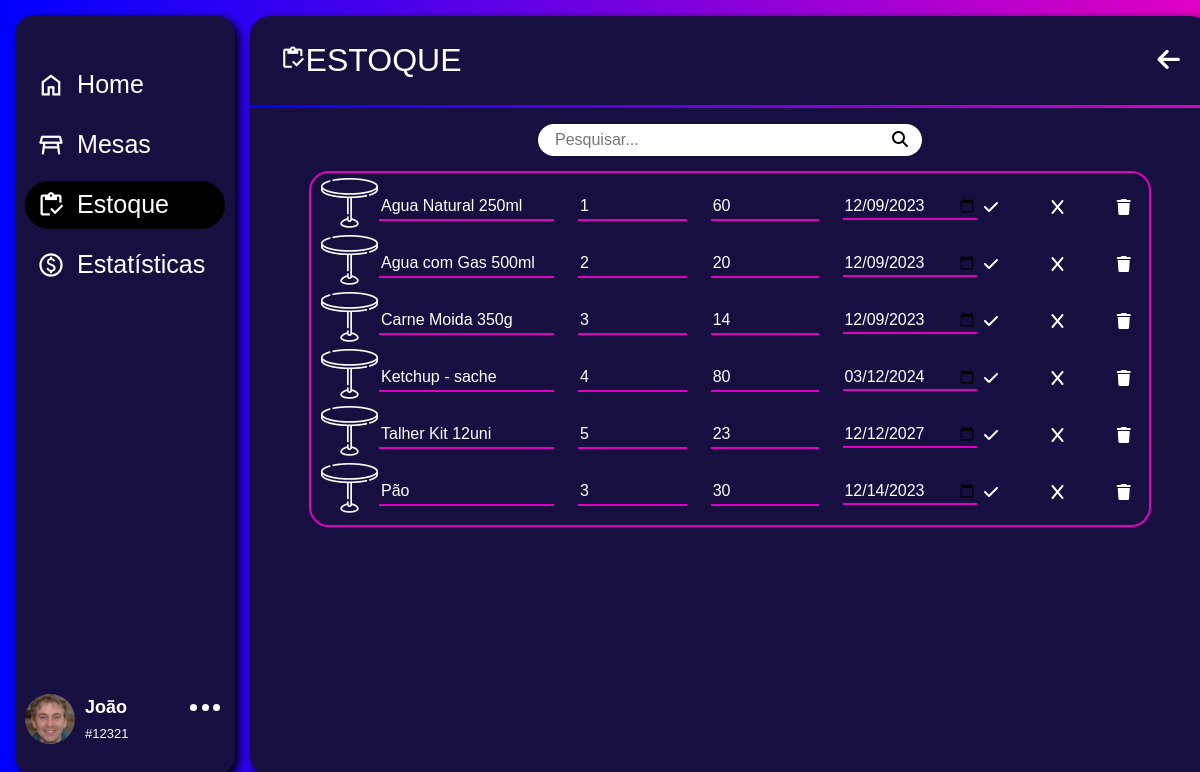
The app's page /Desktop/ADM/app/estoque/editar-estoque/editEstoque.php (signed in) with its own data.
### tables this page shows
CREATE TABLE `produto` (
  `id_prod` int(11) NOT NULL,
  `lote` int(11) NOT NULL,
  `tipo` varchar(100) NOT NULL,
  `prod` varchar(100) NOT NULL,
  `preco_compra` float(10,2) NOT NULL,
  `preco_venda` float(10,2) NOT NULL,
  `qtd` int(11) NOT NULL,
  `dta_compra` date NOT NULL,
  `dta_vencimento` date NOT NULL,
  `status` varchar(10) NOT NULL,
  `img` varchar(50) NOT NULL
);

### Desktop/ADM/app/estoque/editar-estoque/editEstoque.php (the view, shortened to what this page needs)
<?php
include_once(__DIR__ . '/../../../PHP/conn.php');
$nomeFunc = $_SESSION['nome'];
$idFunc = $_SESSION['id_func'];
$parts = explode(" ", $nomeFunc);
$primeiroNome = $parts[0];
$avatar = '../../../../imgbd/' . $_SESSION['avatarSession'];
if(!empty($_GET['search'])){
    $dados = $_GET['search'];
    $sqlc = "SELECT * FROM produto WHERE (lote LIKE '%$dados%' OR prod LIKE '%$dados%') AND status = 'ATIVO'";
}else{
    $sqlc = "SELECT * FROM produto WHERE status = 'ATIVO'";
}
$prod = $sql->query($sqlc);
?>
<!DOCTYPE html>
<html lang="pt-br">
<head>
    <link href="https://cdn.jsdelivr.net/npm/bootstrap@5.3.0-alpha3/dist/css/bootstrap.min.css" rel="stylesheet">
    <link rel="stylesheet" href="../../../assets/css/menu.css">
    <link rel="stylesheet" href="../../../assets/css/estoque/editEstoque.css">
</head>
<body>
    <div class="fundo">
        <aside class="sidebar">
            <nav>
                <a href="../../pagina-inicial/home.php">
                    <button>
                        <span>
                            <i class="material-symbols-outlined">home</i>
                            <span>Home</span>
                        </span>
                    </button>
                </a>
                <a href="../../mesas/home_mesa.php">
                    <button>
                        <span>
                            <i class="material-symbols-outlined">table_restaurant</i>
                            <span>Mesas</span>
                        </span>
                    </button>
                </a>
                <a href="../estoque.php">
                    <button class="active">
                        <span>
                            <i class="material-symbols-outlined">inventory</i>
                            <span>Estoque</span>
                        </span>
                    </button>
                </a>
                <a href="../../estatisticas/estatisticas.php">
                    <button>
                        <span>
                            <i class="material-symbols-outlined">paid</i>
                            <span>Estatísticas</span>
                        </span>
                    </button>
                </a>
            </nav>
            <header class="sidebar-header">
                <img class="logo-img" src="<?php echo $avatar; ?>" alt="Foto do usuário">
                <span class="dados">
                    <span class="nome"><?php echo $primeiroNome; ?></span>
                    <br>
                    <span class="id">#<?php echo $idFunc; ?></span>
                </span>
                <span id="options">
                    <span class="opcoes">
                        <span class="ball"></span>
                        <span class="ball"></span>
                        <span class="ball"></span>
                    </span>
                </span>
            </header>
        </aside>
        <main class="main">
            <div class="header">
                <div>
                    <i class="material-symbols-outlined">inventory</i><span>ESTOQUE</span>
                </div>
                <i class="fa-solid fa-arrow-left" id="backButton"></i>
            </div>
            <hr>
            <div class="mainArea">
                <div class="searchArea">
                    <form action="" method="get" id="searchForm">
                        <div class="row">
                            <div class="col-10">
                                <input type="text" name="search" placeholder="Pesquisar..." id="searchInput" class="searchBar" />
                            </div>
                            <div class="col-2">
                                <button type="submit" class="searchButton">
                                    <i class="fa-solid fa-magnifying-glass"></i>
                                </button>
                            </div>
                        </div>
                    </form>
                </div>
            </div>
            <div id="resultsContainer" class="container itemCardArea">
                <div class="itemCard">
                    <div class="row">
                    <?php foreach($prod as $prods): ?>
                        <div class="col-1">
                            <picture>
                                <img src="../../../assets/img/produtos/mesa-redonda 3.png" alt="">
                            </picture>
                        </div>
                        <form action="" class="col-11 formEstoque">
                            <div class="row">
                                <div class="col-3">
                                    <input type="text" name="nomeProd" placeholder="Nome" class="nomeProd" value="<?php echo $prods['prod']; ?>">
                                </div>
                                <div class="col-2">
                                    <input type="text" name="loteProd" placeholder="Lote" class="loteProd" value="<?php echo $prods['lote']; ?>">
                                </div>
                                <div class="col-2">
                                    <input type="text" name="qtdProd" placeholder="Quantidade" class="qtdProd" value="<?php echo $prods['qtd']; ?>">
                                </div>
                                <div class="col-2">
                                    <abbr title="Validade"><input type="date" name="valProd" class="valProd" value="<?php echo $prods['dta_vencimento']; ?>"></abbr>
                                </div>
                                <div class="col-1">
                                    <button formaction="../../../PHP/att_prodInfo.php?id_prod=<?php echo $prods['id_prod']; ?>" class="checkBtn"><i class="fa-solid fa-check" style="color: #ffffff;"></i></button>
                                </div>
                                <div class="col-1">
                                    <button class="cancelBtn"><i class="fa-solid fa-x" style="color: #ffffff;"></i></button>
                                </div>
                                <div class="col-1">
                                    <button formaction="../../../PHP/del_prodInfo.php?id_prod=<?php echo $prods['id_prod']; ?>" class="trashBtn"><i class="fa-solid fa-trash" style="color: #ffffff;"></i></button>
                                </div>
                            </div>
                        </form>
                        <?php endforeach ?>
                    </div>
                </div>
            </div>
        </main>
    </div>
</body>
</html>

### Desktop/ADM/assets/css/menu.css (style rules this page uses)
:root { --rosa: #E000C2; --azulClaro: #07E8FF; --azul: #0000FF; --azulEscuro:#170F40; --azulDiferenciado:#3214E1; }
* { box-sizing: border-box; }
body { margin: 0; font-family: sans-serif; color: #fff; }
.fundo { position: absolute; background-image: linear-gradient(to left, var(--rosa), var(--azul)); width: 100%; height: 100%; }
.sidebar { position: fixed; background-color: var(--azulEscuro); top: 15px; left: 15px; height: 95%; display: flex; flex-direction: column; align-items: flex-start; width: 220px; padding: 40px 10px 30px 10px; border-radius: 20px; box-shadow: 4px 4px 8px black; }
.sidebar-header { display: flex; width: 100%; margin-top: 16px; }
.dados { display: inline-block; margin-left: 10px; }
.nome { font-weight: bold; font-size: 18px; }
.id { font-size: 13px; }
#options { display: flex; justify-content: flex-end; gap: 1; width: 100%; height: 20px; }
.opcoes { text-align: center; width: 40px; height: 20px; z-index: 2; cursor: pointer; }
.ball { display: inline-block; background-color: #fff; width: 7px; height: 7px; border-radius: 50%; cursor: pointer; }
.logo-img { width: 50px; max-height: 50px; border-radius: 50%; object-fit: cover; transition: transform .4s; }
.sidebar button { height: 60px; background: transparent; border: 0; font-family: inherit; color: inherit; cursor: pointer; text-align: left; padding: 0; width: 100%; }
.sidebar button > span { display: inline-flex; align-items: center; gap: 12px; height: 48px; border-radius: 24px; padding: 0 16px 0 12px; line-height: 1; transition: all .2s; width: 100%; font-size: 1.2rem; }
.active > span { background-color: #000; }
.sidebar button i { position: relative; font-size: 28px; transition: .2s; }
.sidebar button span { font-size: 1.4em; }
.sidebar>nav { flex: 1 1 auto; display: flex; flex-direction: column; width: 100%; font-size: .8em; }
.sidebar>nav a { text-decoration: none; color: #FFF; }
.main { margin-left: 250px; margin-top: 16px; height: 95%; width: 80%; border-radius: 20px; background-color: var(--azulEscuro); box-shadow: 4px 4px 8px black; }
.header { margin-left: 30px; padding-top: 20px; padding-bottom: 5px; display: flex; justify-content: space-between; align-items: center; }
#backButton { margin-right: 30px; cursor: pointer; }
.header i { font-size: 1.6em; }
.header span { font-size: 2em; }
.main hr { background-image: linear-gradient(to right, var(--azul), var(--rosa)); height: 3px; border: none; padding: 0px; opacity: 100; }

### Desktop/ADM/assets/css/estoque/editEstoque.css (style rules this page uses)
.searchArea { background-color: #fff; margin: auto; margin-top: 5px; margin-bottom: 5px; width: 40%; height: 2em; border-radius: 50px; cursor: text; }
.searchArea>form { width: 100%; height: 2em; }
.searchBar { width: 100%; height: 2em; margin-left: 15px; border: none; }
.searchButton { border: none; background-color: transparent; height: 2em; width: 100%; }
.itemCardArea { height: 430px; overflow: auto; }
.itemCard { width: 90%; margin: auto; margin-top: 10px; padding: 5px 10px; border: 2px solid var(--rosa); border-radius: 20px; display: flex; align-items: center; }
.itemCard input { color: #fff; background-color: transparent; border: none; border-bottom: 2px solid var(--rosa); width: 100%; transition: .4s; }
.itemCard input::placeholder { color: #fff; }
.checkBtn, .cancelBtn, .trashBtn { width: 30px; height: 30px; display: flex; justify-content: center; align-items: center; border: none; border-radius: 50%; background-color: transparent; text-decoration: none; transition: .4s; }
.formEstoque { display: flex; align-items: center; padding: 0; }
.itemCard .col-3, .itemCard .col-2, .itemCard .col-1 { display: flex; align-items: center; }

### records on screen
produto: nomeProd "Agua Natural 250ml", loteProd "1", qtdProd "60", valProd "12/09/2023"
produto: nomeProd "Agua com Gas 500ml", loteProd "2", qtdProd "20", valProd "12/09/2023"
produto: nomeProd "Carne Moida 350g", loteProd "3", qtdProd "14", valProd "12/09/2023"
produto: nomeProd "Ketchup - sache", loteProd "4", qtdProd "80", valProd "03/12/2024"
produto: nomeProd "Talher Kit 12uni", loteProd "5", qtdProd "23", valProd "12/12/2027"
produto: nomeProd "Pão", loteProd "3", qtdProd "30", valProd "12/14/2023"

### other values on screen
$primeiroNome "João"
$idFunc "12321"
